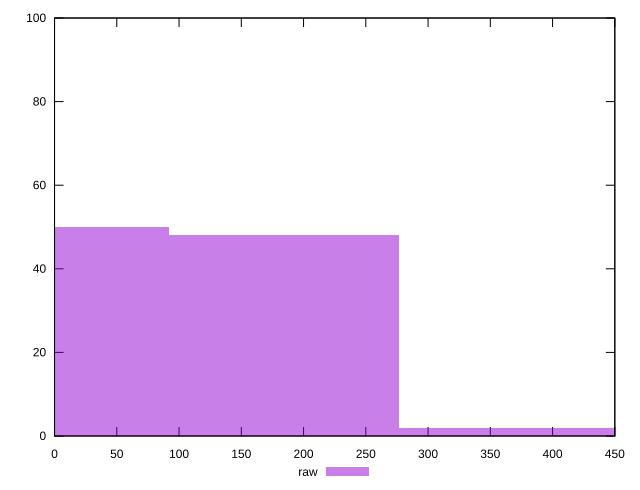

gnuplot code for this plot:
reset

$raw <<EOF
369.09453966869256 2
0 50
184.54726983434628 48
EOF

set key outside below
set boxwidth 184.54726983434628
set xrange [0:450]
set yrange [0:100]
set trange [0:100]
set style fill transparent solid 0.5 noborder
set terminal svg size 640, 490 enhanced background rgb 'white'
set output "report_00019_2021-02-10T18-14-37.922Z//unused-css-rules/samples/pages+cached+noadtech+nomedia/raw/histogram.svg"

plot $raw title "raw" with boxes

reset
